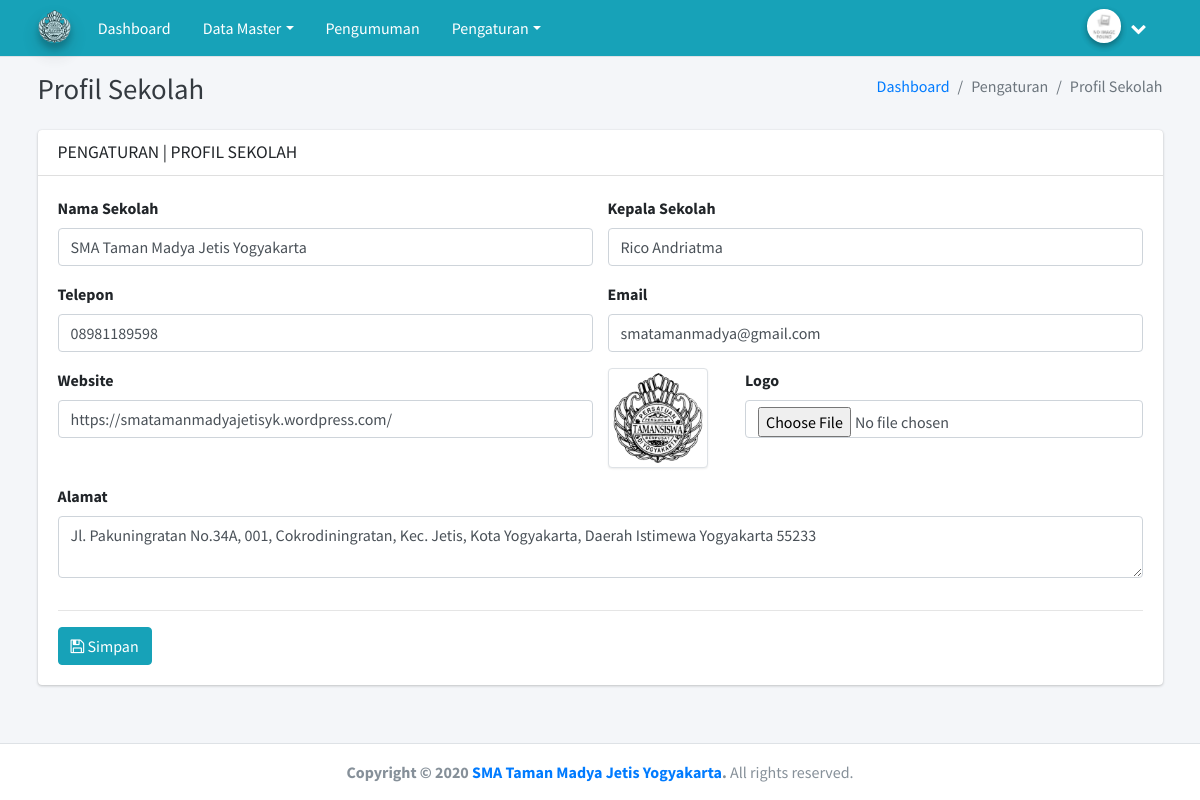
/index.php/admin/pengaturan/profil_sekolah, run on the app's committed database.
### tables this page shows
CREATE TABLE `profil_sekolah` (
  `id_profil_sekolah` int(11) NOT NULL,
  `nama` varchar(100) NOT NULL,
  `kepala` varchar(50) NOT NULL,
  `telepon` varchar(15) NOT NULL,
  `email` varchar(50) NOT NULL,
  `website` varchar(100) NOT NULL,
  `logo` text NOT NULL,
  `alamat` text NOT NULL
);

### application/views/admin/layout/v_wrapper.php (called while the page is built)
<?php
include 'v_head.php';
include 'v_nav.php';
include 'v_content.php';
include 'v_footer.php';
?>

### application/controllers/admin/Pengaturan.php (called while the page is built, shortened)
<?php
class Pengaturan extends CI_Controller {
	public function __construct()
	{
		$this->load->model('pengaturan_model', 'pengaturan');
		$this->load->model('admin_model','admin');
	}
	public function profil_sekolah()
	{
		$data = array(
			'title'			=> 'Pengaturan Profil Sekolah | SMAS',
			'data'			=> $this->pengaturan->profil_sekolah(),
			'content'		=> 'admin/pengaturan/v_profil_sekolah'
		);
		$this->load->view('admin/layout/v_wrapper', $data, FALSE);
	}
}

### index.php (called while the page is built, shortened)
<?php
require_once BASEPATH.'core/CodeIgniter.php';

### application/models/Public_model.php (called while the page is built, shortened)
<?php
class Public_model extends CI_Model {
	public function get_admin($id_admin)
	{
		$this->db->select('*');
		$this->db->from('admin');
		$this->db->where('id_admin', $id_admin);
		$query = $this->db->get();
		return $query->row();
	}
	public function get_profil_sekolah($id=1)
	{
		$this->db->select('*');
		$this->db->from('profil_sekolah');
		$this->db->where('id_profil_sekolah', $id);
		$query = $this->db->get();
		return $query->row();
	}
}

### application/views/admin/layout/v_content.php (called while the page is built)
<?php
if ($content)
{
	$this->load->view($content);
}
?>

### application/models/Pengaturan_model.php (called while the page is built, shortened)
<?php
class Pengaturan_model extends CI_Model {
	public function profil_sekolah($id=1)
	{
		$this->db->select('*');
		$this->db->from('profil_sekolah');
		$this->db->where('id_profil_sekolah', $id);
		$query = $this->db->get();
		return $query->row();
	}
}

### application/views/admin/pengaturan/v_profil_sekolah.php (the view, shortened to what this page needs)
<div class="content-wrapper">
  <div class="content-header">
    <div class="container">
      <div class="row mb-2">
        <div class="col-sm-6">
          <h1 class="m-0 text-dark"> Profil Sekolah</h1>
        </div>
        <div class="col-sm-6">
          <ol class="breadcrumb float-sm-right">
            <li class="breadcrumb-item"><a href="#">Dashboard</a></li>
            <li class="breadcrumb-item active">Pengaturan</li>
            <li class="breadcrumb-item active">Profil Sekolah</li>
          </ol>
        </div>
      </div>
    </div>
  </div>
  <div class="content">
    <div class="container">
      <div class="row">
        <div class="col-lg-12">
          <div class="card">
            <div class="card-header">
              <h3 class="card-title"> PENGATURAN | PROFIL SEKOLAH</h3>
            </div>
            <div class="card-body">
              <form action="<?= base_url() ?>admin/pengaturan/profil_sekolah" method="post" enctype="multipart/form-data">
                <div class="row">
                  <div class="form-group col-md-6">
                    <label for="">Nama Sekolah</label>
                    <input type="text" name="nama_sekolah" class="form-control" value="<?= $data->nama ?>" placeholder="Nama Sekolah" required="">
                  </div>
                  <div class="form-group col-md-6">
                    <label for="">Kepala Sekolah</label>
                    <input type="text" name="kepala_sekolah" class="form-control" value="<?= $data->kepala ?>" placeholder="Kepala Sekolah" required="">
                  </div>
                  <div class="form-group col-md-6">
                    <label for="">Telepon</label>
                    <input type="number" name="telepon" class="form-control" value="<?= $data->telepon ?>" placeholder="Telepon" required="">
                  </div>
                  <div class="form-group col-md-6">
                    <label for="">Email</label>
                    <input type="email" name="email" class="form-control" value="<?= $data->email ?>" placeholder="Email" required="">
                  </div>
                  <div class="form-group col-md-6">
                    <label for="">Website</label>
                    <input type="text" name="website" class="form-control" value="<?= $data->website ?>" placeholder="Website" required="">
                  </div>
                  <div class="form-group col-md-6">
                    <div class="row">
                      <div class="col-md-3">
                        <?php if (empty($data->logo)): ?>
                          <img class="img-thumbnail" width="100" src="<?= base_url() ?>public/media/icon/no-img.jpg" alt="">
                          <?php else: ?>
                            <img class="img-thumbnail" width="100" src="<?= base_url() ?>public/media/upload-profil-sekolah/<?= $data->logo ?>" alt="">
                          <?php endif ?>
                        </div>
                        <div class="col-md-9">
                          <label for="">Logo</label>
                          <input type="file" name="logo" class="form-control">
                        </div>
                      </div>
                    </div>
                    <div class="form-group col-md-12">
                      <label for="">Alamat</label>
                      <textarea name="alamat" id="" class="form-control" placeholder="Alamat" required=""><?= $data->alamat ?></textarea>
                    </div>
                  </div>
                  <hr>
                  <button type="submit" class="btn btn-primary"><i class="fa fa-save"></i> Simpan</button>
                </form>
              </div>
            </div>
          </div>
        </div>
      </div>
    </div>
  </div>

### application/views/admin/layout/v_nav.php (shortened to what this page needs)
<nav class="main-header navbar navbar-expand-md navbar-light navbar-white">
  <div class="container">
    <a href="<?= base_url() ?>admin/dashboard" class="navbar-brand">
      <img src="<?= base_url() ?>public/media/upload-profil-sekolah/<?= $data_profil_sekolah->logo ?>" alt="AdminLTE Logo" class="brand-image img-circle elevation-3"
      style="opacity: .8">
    </a>
    <div class="collapse navbar-collapse order-3" id="navbarCollapse">
      <ul class="navbar-nav">
        <li class="nav-item">
          <a href="<?= base_url() ?>admin/dashboard" class="nav-link">Dashboard</a>
        </li>
        <li class="nav-item dropdown">
          <a id="dropdownSubMenu1" href="#" data-toggle="dropdown" aria-haspopup="true" aria-expanded="false" class="nav-link dropdown-toggle">Data Master</a>
        </li>
        <li class="nav-item">
          <a href="<?= base_url() ?>admin/pengumuman" class="nav-link">Pengumuman</a>
        </li>
        <li class="nav-item dropdown">
          <a id="dropdownSubMenu1" href="#" data-toggle="dropdown" aria-haspopup="true" aria-expanded="false" class="nav-link dropdown-toggle">Pengaturan</a>
        </li>
      </ul>
    </div>
    <ul class="order-1 order-md-3 navbar-nav navbar-no-expand ml-auto">
      <li class="nav-item dropdown user-menu">
        <a href="#" class="nav-link dropdown-toggle" data-toggle="dropdown">
          <?php if (empty($data_admin->foto)): ?>
            <img src="<?= base_url() ?>public/media/icon/no-img.jpg" class="user-image img-circle elevation-2" alt="User Image">
            <?php else: ?>
              <img src="<?= base_url() ?>public/media/upload-admin/<?= $data_admin->foto ?>" class="user-image img-circle elevation-2" alt="User Image">
            <?php endif ?>
            <span class="d-none d-md-inline"><?= $data_admin->nama ?></span> <i class="fa fa-chevron-down"></i>
          </a>
      </li>
    </ul>
  </div>
</nav>

### application/views/admin/layout/v_footer.php (shortened to what this page needs)
<footer class="main-footer">
  <center><strong>Copyright &copy; 2020 <a href="https://adminlte.io"><?= $data_profil_sekolah->nama ?></a>.</strong> All rights reserved.</center>
</footer>
</div>
</body>
</html>

### data on the page
profil_sekolah: logo (picture), nama_sekolah "SMA Taman Madya Jetis Yogyakarta", kepala_sekolah "Rico Andriatma", telepon "08981189598", email "smatamanmadya@gmail.com", website "https://smatamanmadyajetisyk.wordpress.com/", alamat "Jl. Pakuningratan No.34A, 001, Cokrodiningratan, Kec. Jetis, Kota Yogyakarta, Daerah Istimewa Yogyakarta 55233", nama "SMA Taman Madya Jetis Yogyakarta"
